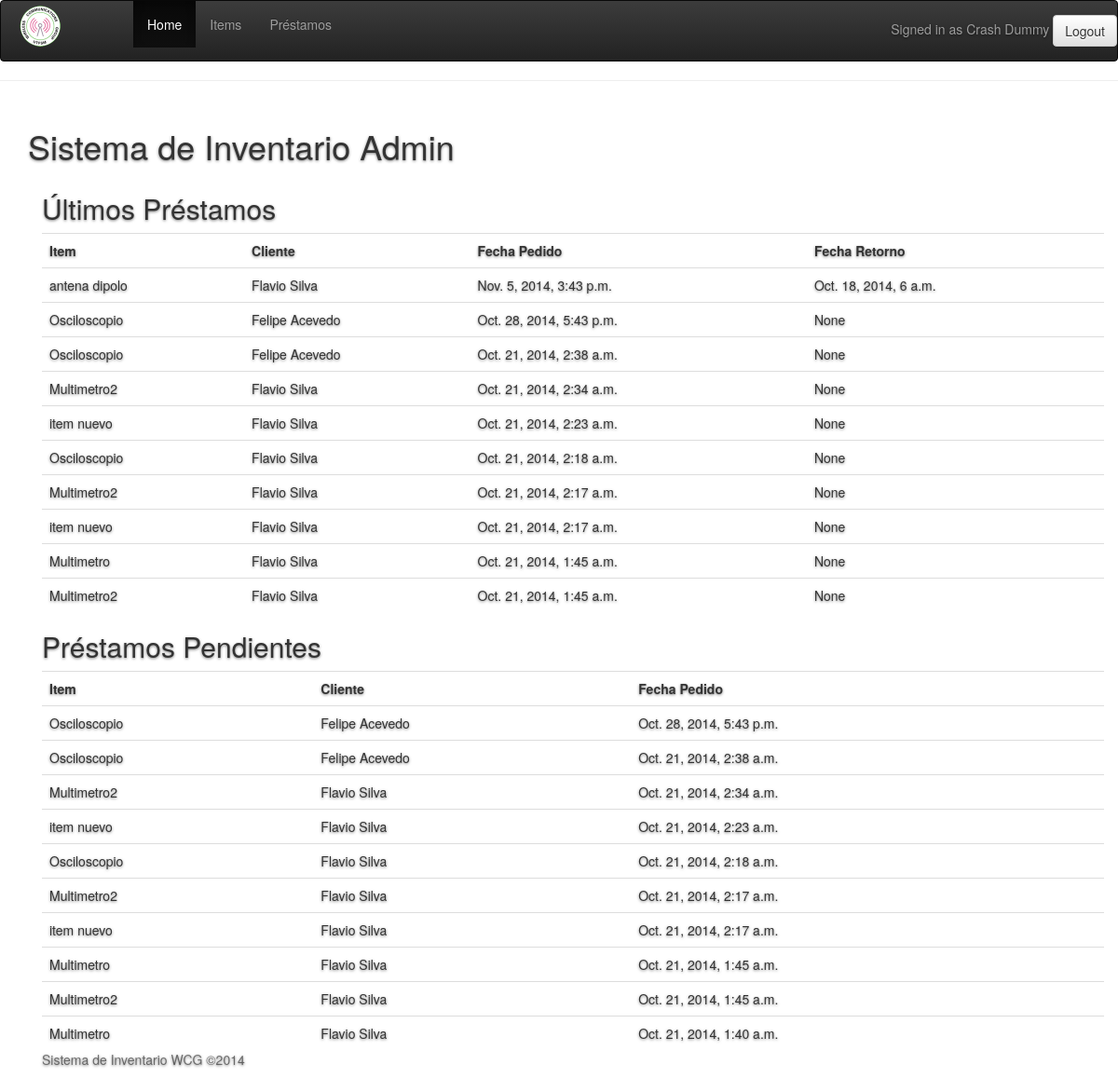
/dashboard (signed in), run on an earlier commit of the app's database.
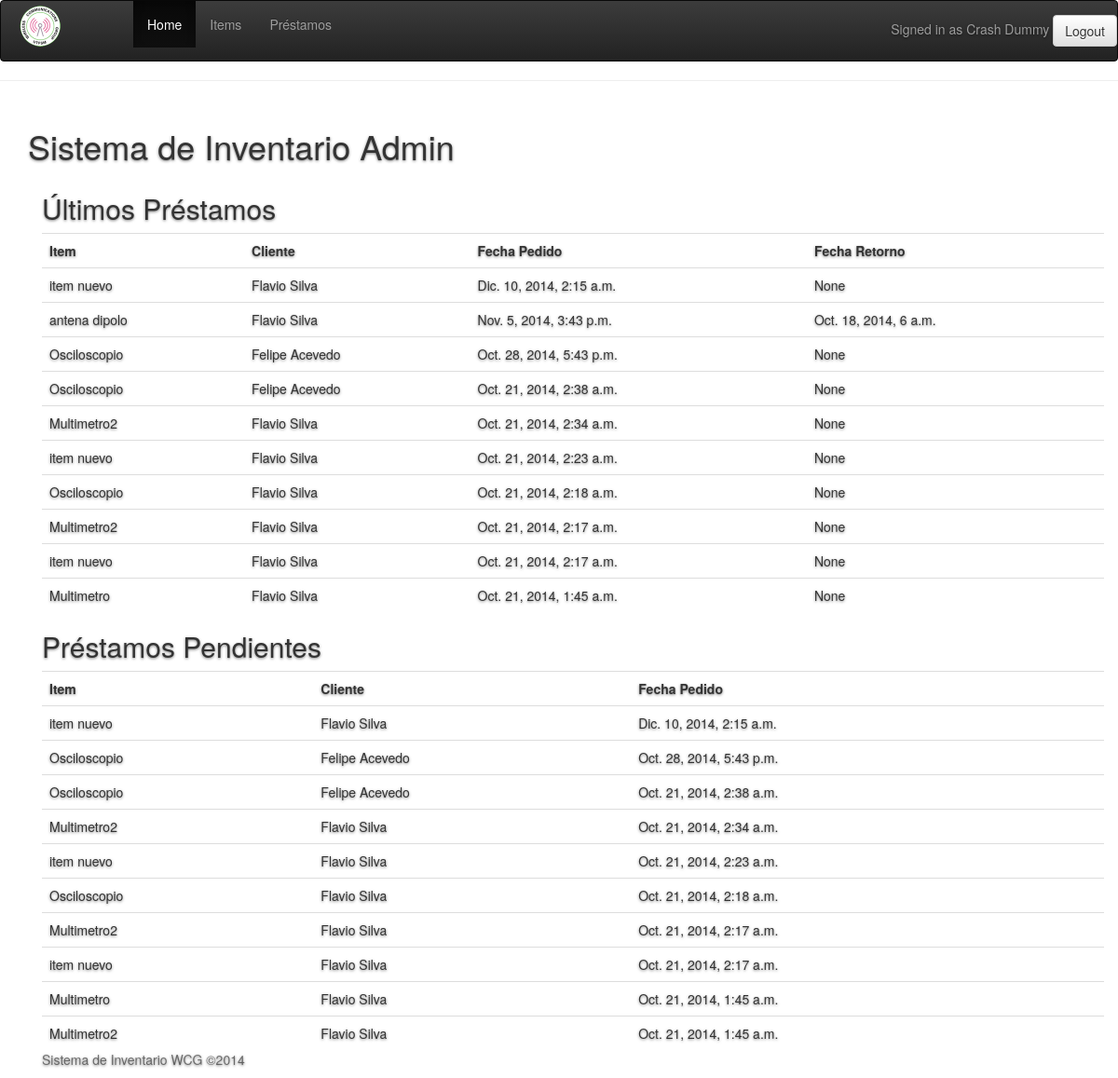
And on a later commit of the database.
### inventory/models.py (models this page shows, shortened)
class Loan(models.Model):
	client = models.ForeignKey(Client)
	item = models.ForeignKey(Item)
	loan_date = models.DateTimeField()
	return_date = models.DateTimeField(blank=True, null=True)
	is_active = models.BooleanField(default=True)

class Item(models.Model):
	ITEM_TYPE_CHOICES = (
		('Item', 'Item'),
		('Instrument', 'Instrument'),
		('Material', 'Material'),
		('Tool', 'Tool')
	)
	location = models.ForeignKey(Location)
	name = models.CharField(max_length=100)
	description = models.CharField(max_length=100)
	purchase_date = models.DateField()
	stock = models.IntegerField(default=1)
	item_type = models.CharField(max_length=10, choices=ITEM_TYPE_CHOICES, default='Item')
	photo = models.ImageField(upload_to="item_photo", blank=True, null=True)

class Client(models.Model):
	user = models.OneToOneField(User)
	rut = models.CharField(max_length=15)
	loans = models.ManyToManyField(Item, through='Loan', blank=True)

### inventory/views/user.py (the view)
# urls.py: url(r'^dashboard'                           ,'inventory.views.user.dashboard'),
@login_required
def dashboard(request):
	if Administrator.objects.filter( user = request.user).exists():
		print Administrator.objects.filter( user = request.user)
		loans = Loan.objects.all().order_by('-loan_date')[:10]
		active_loans = Loan.objects.filter(is_active=True).order_by('-loan_date')[:10]
		return render_to_response('dashboard_admin.html',{"loans":loans, "active_loans":active_loans}, context_instance=RequestContext(request))
	elif Client.objects.filter(user = request.user).exists():
		active_loans = Loan.objects.filter(client__user = request.user, is_active=True).order_by('-loan_date')
		return render_to_response('dashboard_client.html', { "active_loans":active_loans}, context_instance=RequestContext(request))
	else:
		return HttpResponseRedirect('/login')

### inventory/models.py (called while the page is built)
	def __unicode__(self):
		return u"{0} | {1} {2}".format(self.user, self.user.first_name, self.user.last_name)

### inventory/templates/dashboard_admin.html
{% extends 'base.html' %}
{% block contenido %}
  <div class="site-wrapper">
		<div class="site-wrapper-inner">
     <div class="inner">
        <div class="inner cover">
    <h1>Sistema de Inventario Admin</h1>
<div class="container">
        <div class="row">
<div class="container">
    <h2>Últimos Préstamos</h2>
    <table class="table">
        <tr>
            <th>Item</th>
            <th>Cliente</th>
            <th>Fecha Pedido</th>
            <th>Fecha Retorno</th>
        </tr>
        {% for loan in loans %}
        <tr>
            <td>{{ loan.item.name }}</td>
            <td>{{ loan.client.user.first_name}} {{ loan.client.user.last_name }}</td>
            <td>{{ loan.loan_date }}</td>
            <td>{{ loan.return_date }}</td>
        </tr>
        {% endfor %}
    </table>
    <h2>Préstamos Pendientes</h2>
    <table class="table">
        <tr>
            <th>Item</th>
            <th>Cliente</th>
            <th>Fecha Pedido</th>
        </tr>
        {% for loan in active_loans %}
            {% if loan.is_active %}
            <tr>
                <td>{{ loan.item.name }}</td>
                <td>{{ loan.client.user.first_name}} {{ loan.client.user.last_name }}</td>
                <td>{{ loan.loan_date }}</td>
            </tr>
            {% endif %}
        {% empty %}
            <tr>
                <td>No existen Préstamos Pendientes</td>
            </tr>
        {% endfor %}
    </table>
</div>
{% endblock %}

What changed in the data, as far as the page shows it:
no longer on this page (row unchanged): Loan: item.name "Multimetro", client.user.first_name "Flavio", client.user.last_name "Silva", loan_date "Oct. 21, 2014, 1:40 a.m.", shown under "Préstamos Pendientes"
no longer on one of the page's lists (row unchanged): Loan: item.name "Multimetro2", client.user.first_name "Flavio", client.user.last_name "Silva", loan_date "Oct. 21, 2014, 1:45 a.m.", return_date "None"
added Loan: item.name "item nuevo", client.user.first_name "Flavio", client.user.last_name "Silva", loan_date "Dic. 10, 2014, 2:15 a.m.", return_date "None"
